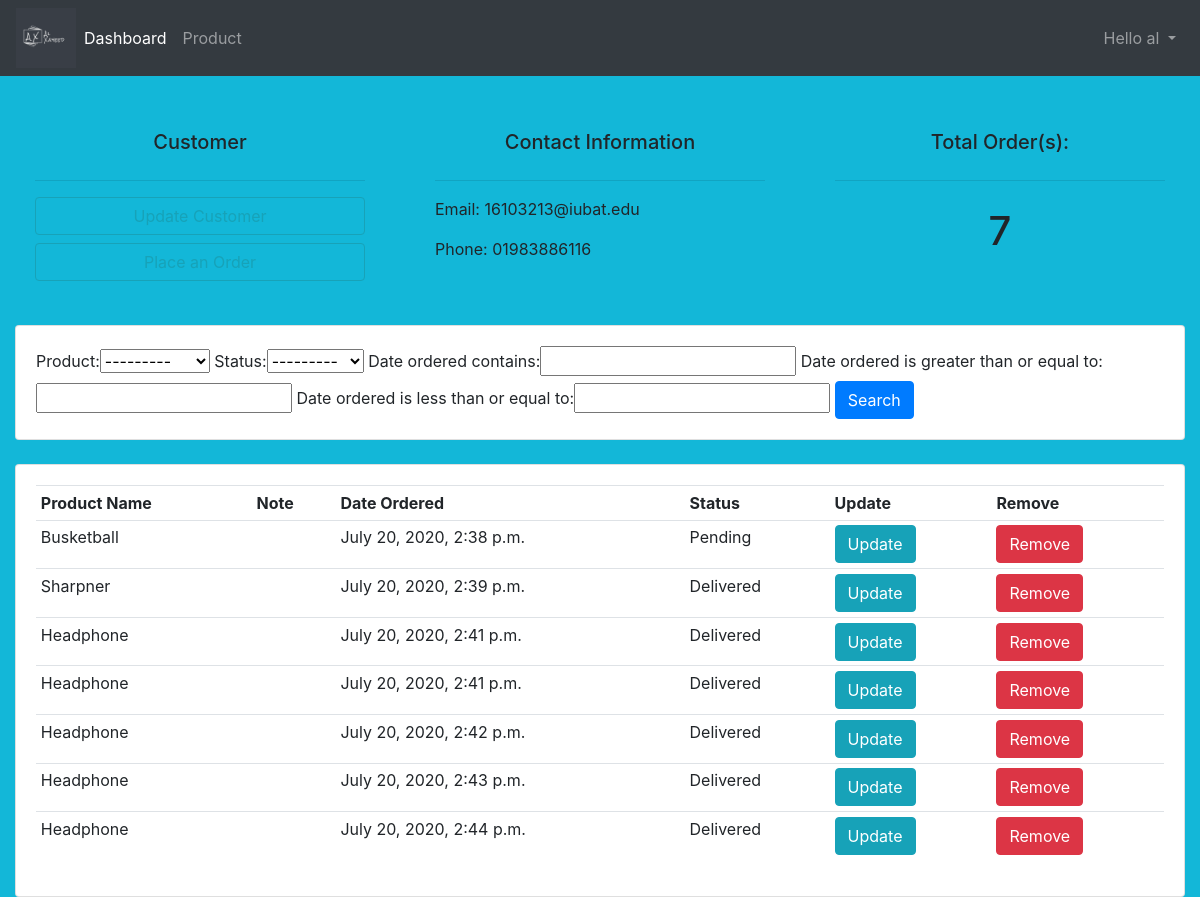
Before: /customer/2/ (signed in) with the older database file.
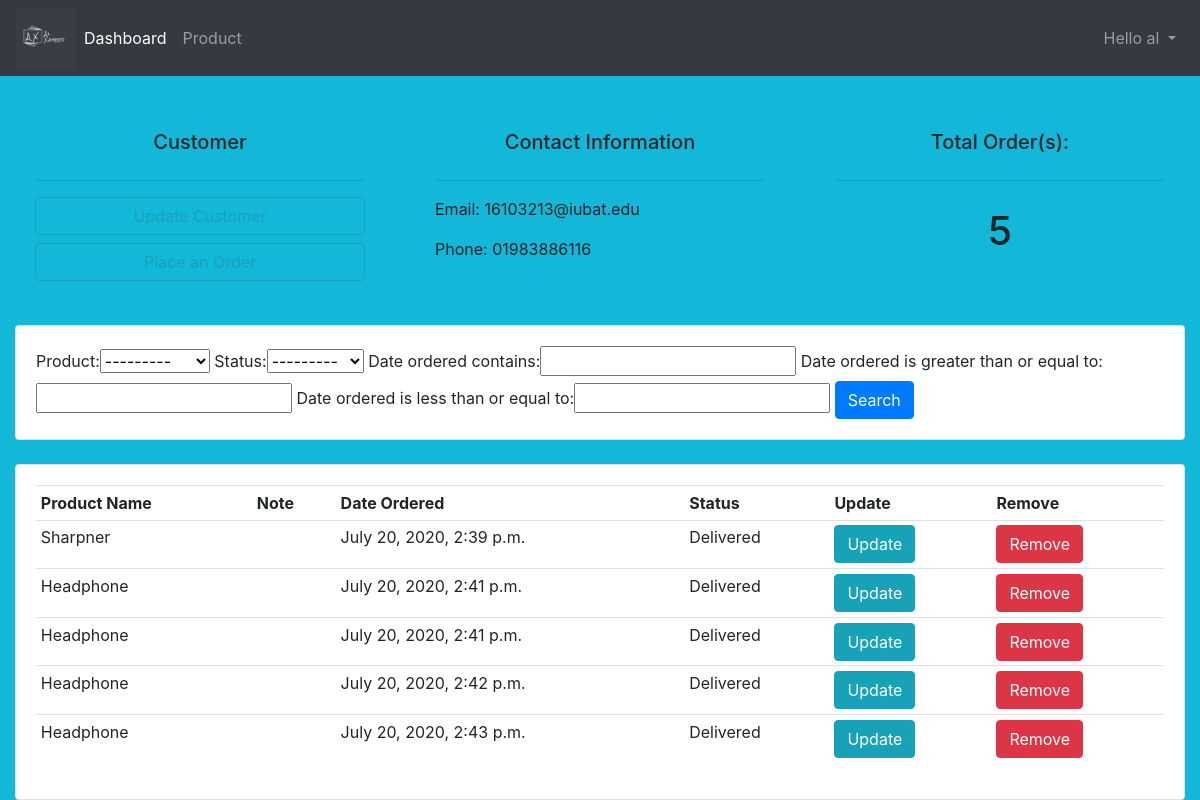
After: the same page with the newer database file.
### accounts/models.py (models this page shows, shortened)
class Order(models.Model):
    STATUS = (
        ('Pending', 'Pending'),
        ('Out of Stock', 'Stock Out'),
        ('Delivered', 'Delivered'),
    )
    customer = models.ForeignKey(Customer,null=True, on_delete=models.CASCADE) #Order will be deleted if the customer is deleted
    product = models.ForeignKey(Product, null=True,on_delete=models.SET_NULL) #if the Product is deleted,order will remain same with a null value for product
    date_ordered = models.DateTimeField(auto_now_add=True, null=True)
    status = models.CharField(max_length=50, null=True, choices=STATUS)
    note = models.CharField(max_length=500, null=True)

class Product(models.Model):
    CATAGORY = (
        ('Indoor', 'Indoor'),
        ('Outdoor', 'Out door')
    )
    name = models.CharField(max_length=100, null=True)
    price = models.FloatField(null=True)
    catagory = models.CharField(max_length=100, choices=CATAGORY, null=True)
    description = models.CharField(max_length=200, null=True)
    date_created = models.DateTimeField(auto_now_add=True)
    tags = models.ManyToManyField(Tag)
    def __str__(self):
        return self.name

### accounts/views.py (the view)
# urls.py: path('customer/<int:pk>/', customer, name='customer'),
@login_required(login_url='login')
def customer(request, pk):
    customer = Customer.objects.get(id=pk)
    orders = customer.order_set.all()
    total_order = customer.order_set.all().count()
    myFilter = OrderFilter(request.GET, queryset=orders)
    orders = myFilter.qs
    context = {'customer': customer, 'orders': orders, 'total_order': total_order, 'myFilter': myFilter }
    return render(request, 'accounts/customer.html', context)

### accounts/templates/accounts/customer.html (shortened to what this page needs)
{% extends 'accounts/base.html' %}
{% block content %}
    <br>
<div class="row">
                <div class="col-md">
                    <div class="card-body">
                        <h5 style="text-align: center; padding: 10px;">Customer</h5>
                        <hr>
                        <a class="btn btn-outline-info btn-sm- btn-block" href="">Update Customer</a>
                        <a class="btn btn-outline-info btn-sm- btn-block" href="{% url 'create_order' customer.id %}">Place an Order</a>
                    </div>
                </div>
                <div class="col-md">
                    <div class="card-body">
                        <h5 style="text-align: center; padding: 10px;">Contact Information</h5>
                        <hr>
                        <p>Email: {{ customer.email }}</p>
                        <p>Phone: {{ customer.phone}}</p>
                    </div>
                </div>
                <div class="col-md">
                    <div class="card-body">
                        <h5 style="text-align: center; padding: 10px;">Total Order(s):</h5>
                        <hr>
                        <h1 style="text-align: center; padding: 10px;">{{ total_order }}</h1>
                    </div>
                </div>
</div>
    <br>
    <div class="row">
        <div class="col">
            <div class="card card-body">
                <form method="GET">
                    {{ myFilter.form }}
                    <button class="btn btn-primary" type="submit">Search</button>
                </form>
            </div>
        </div>
    </div>
    <br>
    <div class="row">
        <div class="col-md">
            <div class="card card-body">
                <table class="table table-sm">
                    <tr>
                        <th>Product Name</th>
                        <th>Note</th>
                        <th>Date Ordered</th>
                        <th>Status</th>
                        <th>Update</th>
                        <th>Remove</th>
                    </tr>
                    {% for order in orders %}
                    <tr>
                        <td>{{order.product.name}}</td>
                        <td>{{order.product.note}}</td>
                        <td>{{order.date_ordered}}</td>
                        <td>{{order.status}}</td>
                        <td><a class="btn btn-info" href="{% url 'update_order' order.id%}"> Update</td>
                            <td><a class="btn btn-danger" href="{% url 'delete_order' order.id %}"> Remove</td>
                    </tr>
                    {% endfor %}
                </table>
            </div>
        </div>
    </div>
{% endblock %}

Changed rows visible on the page:
removed Order: product.name "Busketball", date_ordered "July 20, 2020, 2:38 p.m.", status "Pending"
removed Order: product.name "Headphone", date_ordered "July 20, 2020, 2:44 p.m.", status "Delivered"
Other visible differences:
{{ total_order }}: "7" → "5"
